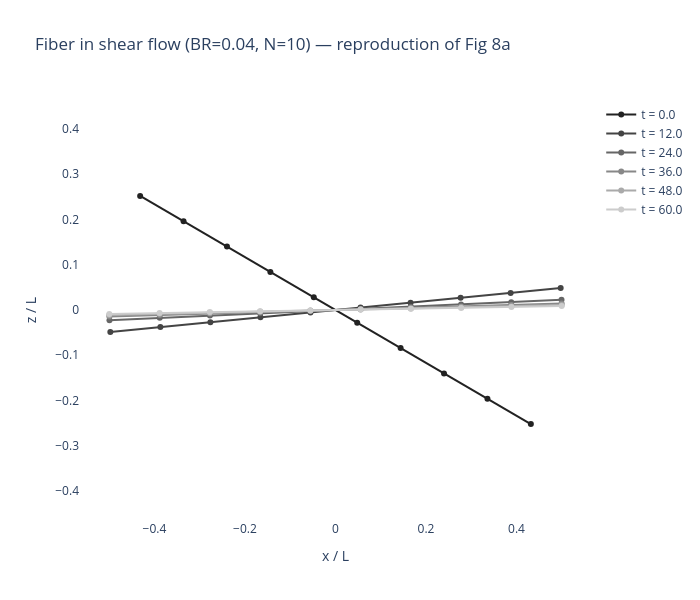

Notebook code cell kept with this figure:
### Markdown cell above
### Plot — S-shape during a tumble (Figure 8a)

We follow the paper convention: shape snapshots in the xz-plane, in the
frame moving with the centre of mass, with axes scaled by the fiber length
$L$. Time labels follow the paper: a window of one half-tumble around the
compressive sweep.

### Code cell
# Pick snapshots that span one S-shape half-cycle.
step_indices = np.linspace(0, n_steps_shear - 1, 6, dtype=int)
times = step_indices * dt_shear

fig = go.Figure()
colors = ["#222222", "#444444", "#666666", "#888888", "#aaaaaa", "#cccccc"]
for color, step, t in zip(colors, step_indices, times, strict=False):
    snap = lab_pos_s[step]
    com = snap.mean(axis=0)
    centred = (snap - com) / L_fiber
    fig.add_trace(
        go.Scatter(
            x=centred[:, 0],
            y=centred[:, 2],
            mode="lines+markers",
            name=f"t = {t:.1f}",
            line=dict(color=color, width=2),
            marker=dict(size=6, color=color),
        )
    )

fig.update_layout(
    title=f"Fiber in shear flow (BR={BR}, N={N}) — reproduction of Fig 8a",
    xaxis_title="x / L",
    yaxis_title="z / L",
    yaxis=dict(scaleanchor="x", scaleratio=1),
    width=700,
    height=600,
    plot_bgcolor="white",
)
fig.show()

### Figure 1 — Plotly figure (JSON) as saved in the notebook; plotly's stock layout.template omitted (floating-point values rounded to 4 significant figures)
{"data": [{"line": {"color": "#222222", "width": 2}, "marker": {"color": "#222222", "size": 6}, "mode": "lines+markers", "name": "t = 0.0", "type": "scatter", "x": [-0.4318, -0.3358, -0.2399, -0.1439, -0.04797, 0.04797, 0.1439, 0.2399, 0.3358, 0.4318], "y": [0.2522, 0.1961, 0.1401, 0.08406, 0.02802, -0.02802, -0.08406, -0.1401, -0.1961, -0.2522]}, {"line": {"color": "#444444", "width": 2}, "marker": {"color": "#444444", "size": 6}, "mode": "lines+markers", "name": "t = 12.0", "type": "scatter", "x": [0.4977, 0.3871, 0.2765, 0.1659, 0.0553, -0.0553, -0.1659, -0.2765, -0.3871, -0.4977], "y": [0.04842, 0.03758, 0.02681, 0.01608, 0.005357, -0.005357, -0.01608, -0.02681, -0.03758, -0.04842]}, {"line": {"color": "#666666", "width": 2}, "marker": {"color": "#666666", "size": 6}, "mode": "lines+markers", "name": "t = 24.0", "type": "scatter", "x": [0.4995, 0.3885, 0.2775, 0.1665, 0.0555, -0.0555, -0.1665, -0.2775, -0.3885, -0.4995], "y": [0.02244, 0.01736, 0.01234, 0.007388, 0.00246, -0.00246, -0.007387, -0.01234, -0.01736, -0.02244]}, {"line": {"color": "#888888", "width": 2}, "marker": {"color": "#888888", "size": 6}, "mode": "lines+markers", "name": "t = 36.0", "type": "scatter", "x": [0.4998, 0.3887, 0.2777, 0.1666, 0.05553, -0.05553, -0.1666, -0.2777, -0.3887, -0.4998], "y": [0.01461, 0.01126, 0.007979, 0.004764, 0.001585, -0.001584, -0.004764, -0.007979, -0.01126, -0.01461]}, {"line": {"color": "#aaaaaa", "width": 2}, "marker": {"color": "#aaaaaa", "size": 6}, "mode": "lines+markers", "name": "t = 48.0", "type": "scatter", "x": [0.4999, 0.3888, 0.2777, 0.1666, 0.05554, -0.05554, -0.1666, -0.2777, -0.3888, -0.4999], "y": [0.01084, 0.008318, 0.005877, 0.003501, 0.001163, -0.001163, -0.003501, -0.005877, -0.008318, -0.01084]}, {"line": {"color": "#cccccc", "width": 2}, "marker": {"color": "#cccccc", "size": 6}, "mode": "lines+markers", "name": "t = 60.0", "type": "scatter", "x": [0.4999, 0.3888, 0.2777, 0.1666, 0.05555, -0.05555, -0.1666, -0.2777, -0.3888, -0.4999], "y": [0.008627, 0.006591, 0.00464, 0.002757, 0.0009148, -0.0009146, -0.002757, -0.00464, -0.006591, -0.008627]}], "layout": {"height": 600, "plot_bgcolor": "white", "title": {"text": "Fiber in shear flow (BR=0.04, N=10) — reproduction of Fig 8a"}, "width": 700, "xaxis": {"title": {"text": "x / L"}}, "yaxis": {"scaleanchor": "x", "scaleratio": 1, "title": {"text": "z / L"}}}}
